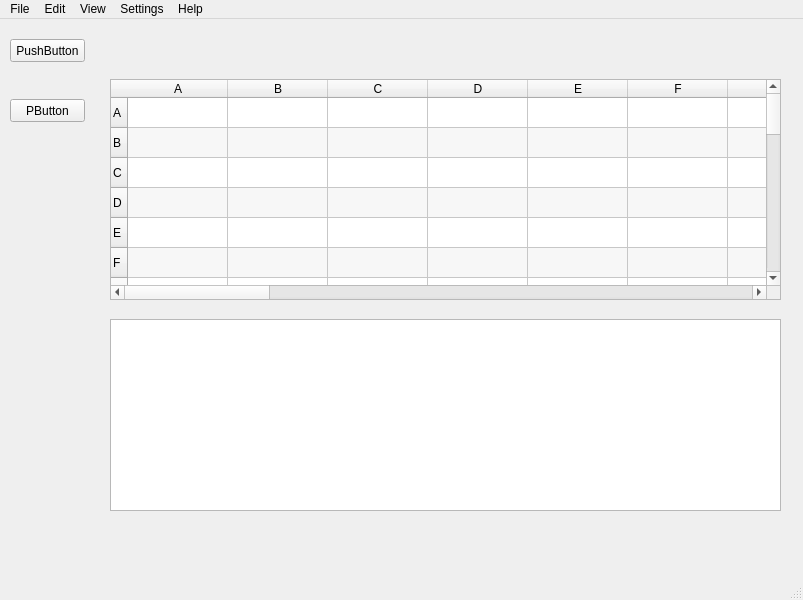
<?xml version="1.0" encoding="UTF-8"?>
<ui version="4.0">
 <class>MainWindow</class>
 <widget class="QMainWindow" name="MainWindow">
  <property name="geometry">
   <rect>
    <x>0</x>
    <y>0</y>
    <width>803</width>
    <height>600</height>
   </rect>
  </property>
  <property name="windowTitle">
   <string>CDMetaPop</string>
  </property>
  <widget class="QWidget" name="centralwidget">
   <widget class="QPushButton" name="pushButton">
    <property name="geometry">
     <rect>
      <x>10</x>
      <y>20</y>
      <width>75</width>
      <height>23</height>
     </rect>
    </property>
    <property name="text">
     <string>PushButton</string>
    </property>
   </widget>
   <widget class="QTableWidget" name="QTable">
    <property name="geometry">
     <rect>
      <x>110</x>
      <y>60</y>
      <width>671</width>
      <height>221</height>
     </rect>
    </property>
    <property name="mouseTracking">
     <bool>false</bool>
    </property>
    <property name="sizeAdjustPolicy">
     <enum>QAbstractScrollArea::AdjustIgnored</enum>
    </property>
    <property name="alternatingRowColors">
     <bool>true</bool>
    </property>
    <attribute name="horizontalHeaderVisible">
     <bool>true</bool>
    </attribute>
    <attribute name="horizontalHeaderCascadingSectionResizes">
     <bool>true</bool>
    </attribute>
    <attribute name="verticalHeaderCascadingSectionResizes">
     <bool>true</bool>
    </attribute>
    <row>
     <property name="text">
      <string>A</string>
     </property>
    </row>
    <row>
     <property name="text">
      <string>B</string>
     </property>
    </row>
    <row>
     <property name="text">
      <string>C</string>
     </property>
    </row>
    <row>
     <property name="text">
      <string>D</string>
     </property>
    </row>
    <row>
     <property name="text">
      <string>E</string>
     </property>
    </row>
    <row>
     <property name="text">
      <string>F</string>
     </property>
    </row>
    <row>
     <property name="text">
      <string>G</string>
     </property>
    </row>
    <row>
     <property name="text">
      <string>H</string>
     </property>
    </row>
    <row>
     <property name="text">
      <string>I</string>
     </property>
    </row>
    <row>
     <property name="text">
      <string>J</string>
     </property>
    </row>
    <row>
     <property name="text">
      <string>K</string>
     </property>
    </row>
    <row>
     <property name="text">
      <string>L</string>
     </property>
    </row>
    <row>
     <property name="text">
      <string>M</string>
     </property>
    </row>
    <row>
     <property name="text">
      <string>N</string>
     </property>
    </row>
    <row>
     <property name="text">
      <string>O</string>
     </property>
    </row>
    <row>
     <property name="text">
      <string>P</string>
     </property>
    </row>
    <row>
     <property name="text">
      <string>Q</string>
     </property>
    </row>
    <row>
     <property name="text">
      <string>R</string>
     </property>
    </row>
    <row>
     <property name="text">
      <string>S</string>
     </property>
    </row>
    <row>
     <property name="text">
      <string>T</string>
     </property>
    </row>
    <row>
     <property name="text">
      <string>U</string>
     </property>
    </row>
    <row>
     <property name="text">
      <string>V</string>
     </property>
    </row>
    <row>
     <property name="text">
      <string>W</string>
     </property>
    </row>
    <row>
     <property name="text">
      <string>X</string>
     </property>
    </row>
    <row>
     <property name="text">
      <string>Y</string>
     </property>
    </row>
    <row>
     <property name="text">
      <string>Z</string>
     </property>
    </row>
    <column>
     <property name="text">
      <string>A</string>
     </property>
    </column>
    <column>
     <property name="text">
      <string>B</string>
     </property>
    </column>
    <column>
     <property name="text">
      <string>C</string>
     </property>
    </column>
    <column>
     <property name="text">
      <string>D</string>
     </property>
    </column>
    <column>
     <property name="text">
      <string>E</string>
     </property>
    </column>
    <column>
     <property name="text">
      <string>F</string>
     </property>
    </column>
    <column>
     <property name="text">
      <string>G</string>
     </property>
    </column>
    <column>
     <property name="text">
      <string>H</string>
     </property>
    </column>
    <column>
     <property name="text">
      <string>I</string>
     </property>
    </column>
    <column>
     <property name="text">
      <string>J</string>
     </property>
    </column>
    <column>
     <property name="text">
      <string>K</string>
     </property>
    </column>
    <column>
     <property name="text">
      <string>L</string>
     </property>
    </column>
    <column>
     <property name="text">
      <string>M</string>
     </property>
    </column>
    <column>
     <property name="text">
      <string>N</string>
     </property>
    </column>
    <column>
     <property name="text">
      <string>O</string>
     </property>
    </column>
    <column>
     <property name="text">
      <string>P</string>
     </property>
    </column>
    <column>
     <property name="text">
      <string>Q</string>
     </property>
    </column>
    <column>
     <property name="text">
      <string>R</string>
     </property>
    </column>
    <column>
     <property name="text">
      <string>S</string>
     </property>
    </column>
    <column>
     <property name="text">
      <string>T</string>
     </property>
    </column>
    <column>
     <property name="text">
      <string>U</string>
     </property>
    </column>
    <column>
     <property name="text">
      <string>V</string>
     </property>
    </column>
    <column>
     <property name="text">
      <string>W</string>
     </property>
    </column>
    <column>
     <property name="text">
      <string>X</string>
     </property>
    </column>
    <column>
     <property name="text">
      <string>Y</string>
     </property>
    </column>
    <column>
     <property name="text">
      <string>Z</string>
     </property>
    </column>
   </widget>
   <widget class="QPushButton" name="tryButton">
    <property name="geometry">
     <rect>
      <x>10</x>
      <y>80</y>
      <width>75</width>
      <height>23</height>
     </rect>
    </property>
    <property name="text">
     <string>PButton</string>
    </property>
   </widget>
   <widget class="QTableWidget" name="tableWidget">
    <property name="geometry">
     <rect>
      <x>110</x>
      <y>300</y>
      <width>671</width>
      <height>192</height>
     </rect>
    </property>
   </widget>
  </widget>
  <widget class="QMenuBar" name="menubar">
   <property name="geometry">
    <rect>
     <x>0</x>
     <y>0</y>
     <width>803</width>
     <height>21</height>
    </rect>
   </property>
   <widget class="QMenu" name="menuFile">
    <property name="title">
     <string>File</string>
    </property>
    <addaction name="actionNew"/>
    <addaction name="actionOpen"/>
    <addaction name="actionRecent"/>
    <addaction name="separator"/>
    <addaction name="actionSave"/>
    <addaction name="actionSave_As"/>
    <addaction name="separator"/>
    <addaction name="actionPrint"/>
    <addaction name="separator"/>
    <addaction name="actionQuit"/>
   </widget>
   <widget class="QMenu" name="menuView">
    <property name="title">
     <string>View</string>
    </property>
    <addaction name="actionFullScreen"/>
    <addaction name="actionSplitScreen"/>
    <addaction name="actionInput"/>
    <addaction name="actionOutput"/>
    <addaction name="actionGraph"/>
   </widget>
   <widget class="QMenu" name="menuEdit">
    <property name="title">
     <string>Edit</string>
    </property>
    <widget class="QMenu" name="menuTAble">
     <property name="title">
      <string>Table</string>
     </property>
     <addaction name="actionSize"/>
     <addaction name="actionFont"/>
     <addaction name="actionType"/>
     <addaction name="actionHeader"/>
     <addaction name="actionFooter"/>
    </widget>
    <addaction name="menuTAble"/>
    <addaction name="separator"/>
    <addaction name="actionUndo"/>
    <addaction name="actionRedo"/>
   </widget>
   <widget class="QMenu" name="menuSettings">
    <property name="title">
     <string>Settings</string>
    </property>
    <addaction name="actionPreferences"/>
   </widget>
   <widget class="QMenu" name="menuHelp">
    <property name="title">
     <string>Help</string>
    </property>
    <addaction name="actionCDMetaPop_About"/>
    <addaction name="actionFrequently_Asked_Questions"/>
   </widget>
   <addaction name="menuFile"/>
   <addaction name="menuEdit"/>
   <addaction name="menuView"/>
   <addaction name="menuSettings"/>
   <addaction name="menuHelp"/>
  </widget>
  <widget class="QStatusBar" name="statusbar"/>
  <action name="actionOpen">
   <property name="text">
    <string>Open</string>
   </property>
  </action>
  <action name="actionSave">
   <property name="text">
    <string>Save</string>
   </property>
  </action>
  <action name="actionSave_As">
   <property name="text">
    <string>Save As</string>
   </property>
  </action>
  <action name="actionFullScreen">
   <property name="text">
    <string>FullScreen</string>
   </property>
  </action>
  <action name="actionSplitScreen">
   <property name="text">
    <string>SplitScreen</string>
   </property>
  </action>
  <action name="actionInput">
   <property name="text">
    <string>Input (PopOut)</string>
   </property>
  </action>
  <action name="actionOutput">
   <property name="text">
    <string>Output (PopOut)</string>
   </property>
  </action>
  <action name="actionGraph">
   <property name="text">
    <string>Graph</string>
   </property>
  </action>
  <action name="actionRecent">
   <property name="text">
    <string>Recent</string>
   </property>
  </action>
  <action name="actionPrint">
   <property name="text">
    <string>Print</string>
   </property>
  </action>
  <action name="actionQuit">
   <property name="text">
    <string>Quit</string>
   </property>
  </action>
  <action name="actionSize">
   <property name="text">
    <string>Size</string>
   </property>
  </action>
  <action name="actionFont">
   <property name="text">
    <string>Font</string>
   </property>
  </action>
  <action name="actionType">
   <property name="text">
    <string>Type</string>
   </property>
  </action>
  <action name="actionHeader">
   <property name="text">
    <string>Header</string>
   </property>
  </action>
  <action name="actionFooter">
   <property name="text">
    <string>Footer</string>
   </property>
  </action>
  <action name="actionUndo">
   <property name="text">
    <string>Undo</string>
   </property>
  </action>
  <action name="actionRedo">
   <property name="text">
    <string>Redo</string>
   </property>
  </action>
  <action name="actionPreferences">
   <property name="text">
    <string>Preferences</string>
   </property>
  </action>
  <action name="actionCDMetaPop_About">
   <property name="text">
    <string>CDMetaPop About</string>
   </property>
  </action>
  <action name="actionFrequently_Asked_Questions">
   <property name="text">
    <string>Frequently Asked Questions</string>
   </property>
  </action>
  <action name="actionNew">
   <property name="text">
    <string>New</string>
   </property>
  </action>
 </widget>
 <resources/>
 <connections/>
</ui>
